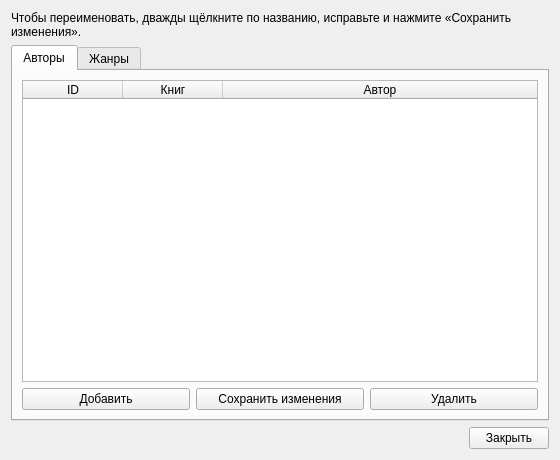
<?xml version="1.0" encoding="UTF-8"?>
<ui version="4.0">
 <class>DirectoriesForm</class>
 <widget class="QWidget" name="DirectoriesForm">
  <property name="geometry">
   <rect>
    <x>0</x>
    <y>0</y>
    <width>560</width>
    <height>460</height>
   </rect>
  </property>
  <property name="windowTitle">
   <string>Справочники: авторы и жанры</string>
  </property>
  <layout class="QVBoxLayout" name="mainLayout">
   <item>
    <widget class="QLabel" name="hintLabel">
     <property name="text">
      <string>Чтобы переименовать, дважды щёлкните по названию, исправьте и нажмите «Сохранить изменения».</string>
     </property>
     <property name="wordWrap">
      <bool>true</bool>
     </property>
    </widget>
   </item>
   <item>
    <widget class="QTabWidget" name="tabWidget">
     <property name="currentIndex">
      <number>0</number>
     </property>
     <widget class="QWidget" name="tabAuthors">
      <attribute name="title">
       <string>Авторы</string>
      </attribute>
      <layout class="QVBoxLayout" name="authorsLayout">
       <item>
        <widget class="QTableWidget" name="authorsTable">
         <property name="selectionBehavior">
          <enum>QAbstractItemView::SelectionBehavior::SelectRows</enum>
         </property>
         <attribute name="verticalHeaderVisible">
          <bool>false</bool>
         </attribute>
         <attribute name="horizontalHeaderStretchLastSection">
          <bool>true</bool>
         </attribute>
         <column>
          <property name="text">
           <string>ID</string>
          </property>
         </column>
         <column>
          <property name="text">
           <string>Книг</string>
          </property>
         </column>
         <column>
          <property name="text">
           <string>Автор</string>
          </property>
         </column>
        </widget>
       </item>
       <item>
        <layout class="QHBoxLayout" name="authorsButtons">
         <item>
          <widget class="QPushButton" name="addAuthorButton">
           <property name="text">
            <string>Добавить</string>
           </property>
          </widget>
         </item>
         <item>
          <widget class="QPushButton" name="saveAuthorsButton">
           <property name="text">
            <string>Сохранить изменения</string>
           </property>
          </widget>
         </item>
         <item>
          <widget class="QPushButton" name="deleteAuthorButton">
           <property name="text">
            <string>Удалить</string>
           </property>
          </widget>
         </item>
        </layout>
       </item>
      </layout>
     </widget>
     <widget class="QWidget" name="tabGenres">
      <attribute name="title">
       <string>Жанры</string>
      </attribute>
      <layout class="QVBoxLayout" name="genresLayout">
       <item>
        <widget class="QTableWidget" name="genresTable">
         <property name="selectionBehavior">
          <enum>QAbstractItemView::SelectionBehavior::SelectRows</enum>
         </property>
         <attribute name="verticalHeaderVisible">
          <bool>false</bool>
         </attribute>
         <attribute name="horizontalHeaderStretchLastSection">
          <bool>true</bool>
         </attribute>
         <column>
          <property name="text">
           <string>ID</string>
          </property>
         </column>
         <column>
          <property name="text">
           <string>Книг</string>
          </property>
         </column>
         <column>
          <property name="text">
           <string>Жанр</string>
          </property>
         </column>
        </widget>
       </item>
       <item>
        <layout class="QHBoxLayout" name="genresButtons">
         <item>
          <widget class="QPushButton" name="addGenreButton">
           <property name="text">
            <string>Добавить</string>
           </property>
          </widget>
         </item>
         <item>
          <widget class="QPushButton" name="saveGenresButton">
           <property name="text">
            <string>Сохранить изменения</string>
           </property>
          </widget>
         </item>
         <item>
          <widget class="QPushButton" name="deleteGenreButton">
           <property name="text">
            <string>Удалить</string>
           </property>
          </widget>
         </item>
        </layout>
       </item>
      </layout>
     </widget>
    </widget>
   </item>
   <item>
    <layout class="QHBoxLayout" name="bottomLayout">
     <item>
      <spacer name="bottomSpacer">
       <property name="orientation">
        <enum>Qt::Orientation::Horizontal</enum>
       </property>
       <property name="sizeHint" stdset="0">
        <size>
         <width>40</width>
         <height>20</height>
        </size>
       </property>
      </spacer>
     </item>
     <item>
      <widget class="QPushButton" name="closeButton">
       <property name="text">
        <string>Закрыть</string>
       </property>
      </widget>
     </item>
    </layout>
   </item>
  </layout>
 </widget>
 <resources/>
 <connections/>
</ui>
